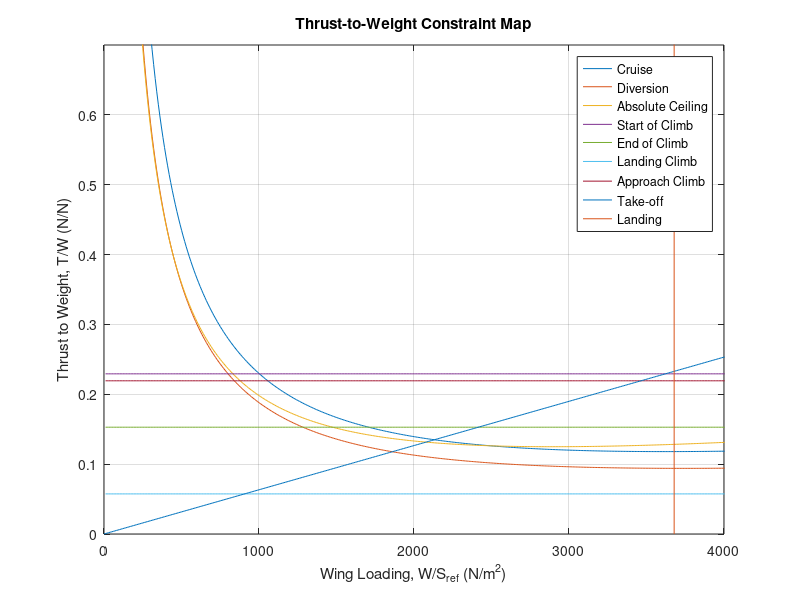
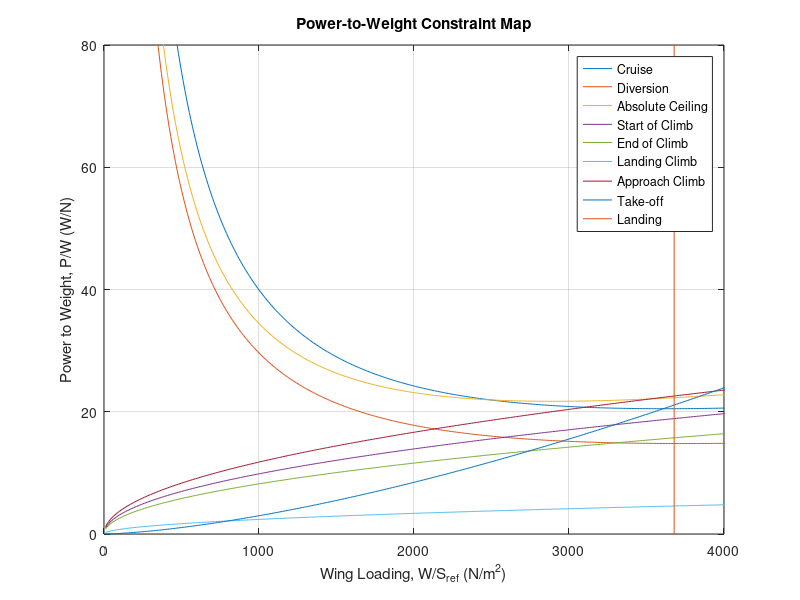

Write MATLAB code to recreate these figures, in order.
% Housekeeping
clear
clc
close all

%% Parameter Definition
% Specification
range   = 1200000; % m
bfl     = 1400; % m

range_diversion = 300000; % m ASSUMED
loiter_time     = 1200; % s
service_ceiling = 30000; % ft
climb_rate_service_ceiling = 100 * 0.00508; % ms^-1

% Assumed
rho             = 1.13; % on ground (2 000 ft)
rho_cruise      = 0.55; % 25k ft
rho_diversion   = 0.55; % 25k ft
rho_ServCeil    = 0.44; % 30k ft
V_cruise        = 139; % ms^1
V_diversion     = 126; % ms^1
V_ServCeil      = 139; % ms_1
AR              = 8.5;
e               = 0.79;
L_D_max         = 16.2; % Clean config
CLmax_climb2    = 1.5; % Clean config
CLmax_climb3    = 2.7; % Full flaps
CLmax_climb1    = 0.8 * CLmax_climb3; % TO flaps
CLmax_climb4    = CLmax_climb1; % Approach flaps
C_D0            = pi*AR*e / (2*L_D_max)^2;
c_cruise        = 0.000305; % Power specific fuel consumption, kg (W s)^-1
c_diversion     = 0.000305; % Power specific fuel consumption, kg (W s)^-1
c_loiter        = 2/3 * c_cruise; % Power specific fuel consumption, kg (W s)^-1
g               = 9.81; % ms^-2
eta_p           = 0.8; % Propeller efficiency

V_md_loiter     = 100; % Minimum drag speed at loiter altitude, ms^-1 DUMMY
x_loiter_speed  = 2/(3^(-3/4) + 3^(1/4)); % Term to maximise endurance

del_CD.UC       = 0.02;
del_CD.TO_flaps = 0.02;
del_CD.L_flaps   = -0.07;
del_e.UC        = -0.05;
del_e.TO_flaps  = -0.05;
del_e.L_flaps   = -0.010;

% Wing loading array
W_S = linspace(0,10000,1000);

%% Calculated Values
% Fuel weight fractions
w_frac.takeoff      = 0.975;
w_frac.climb        = 0.98;
w_frac.cruise       = 0.817;
w_frac.goAround     = 0.985;
w_frac.landing      = 0.99;
w_frac.diversion    = 0.975; % SUBJECT TO CHANGE
w_frac.loiter       = 0.968;

w_frac_at.cruise    = w_frac.takeoff * w_frac.climb;
w_frac_at.landing   = 0.77;
w_frac_at.diversion = w_frac_at.cruise * w_frac.cruise * w_frac.landing * ...
    w_frac.goAround;
w_frac_at.loiter    = w_frac_at.diversion * w_frac.diversion;
wf_w0               = 1.01 * (1 - w_frac_at.loiter * w_frac.loiter * w_frac.landing);

% Thrust lapse fractions
t_frac_at.cruise = 0.5;
t_frac_at.diversion = 0.5;
t_frac_at.loiter = 0.8;
t_frac_at.ground = 0.85;

% Dirty configurations
CD_climb1   = C_D0 + del_CD.TO_flaps;
CD_climb2   = C_D0;
CD_climb3   = C_D0 + del_CD.UC + del_CD.L_flaps;
CD_climb4   = C_D0 + del_CD.UC + del_CD.TO_flaps;
e_climb1    = e + del_e.TO_flaps;
e_climb2    = e;
e_climb3    = e + del_e.UC + del_e.L_flaps;
e_climb4    = e + del_e.UC + del_e.TO_flaps;

% T/O and Landing
TOP             = bfl * 3.2084 / 37.5;
sigma_ground    = 0.93; % 2 000 ft
LDA             = bfl;
S_a             = 305; % m


%% Constraint Equations
% BFL
% T_W.bfl = W_S / (sigma_ground*CLmax_climb1*TOP) / 47.88;
T_W.bfl = t_frac_at.ground * (0.297 - 0.019 * 2) * W_S/(bfl*1.15*CLmax_climb1);
P_W.bfl = 1.2.*sqrt(W_S/(0.5*rho*CLmax_climb1/1.1^2)) / eta_p .* T_W.bfl;

% Cruise
T_W.cruise = w_frac_at.cruise/t_frac_at.cruise * (0.5*rho_cruise*V_cruise^2*C_D0./(w_frac_at.cruise*W_S)...
    + w_frac_at.cruise*W_S/(0.5*rho_cruise*V_cruise^2*pi*AR*e));
P_W.cruise = V_cruise / eta_p .* T_W.cruise;

% Diversion
T_W.diversion = w_frac_at.diversion/t_frac_at.diversion * (0.5*rho_diversion*V_diversion^2*C_D0./(w_frac_at.diversion*W_S)...
    + w_frac_at.diversion*W_S/(0.5*rho_diversion*V_diversion^2*pi*AR*e));
P_W.diversion = V_diversion / eta_p .* T_W.diversion;

% Loiter


% Landing
W_S_landing = 1/w_frac_at.landing * (0.6*LDA-S_a) * CLmax_climb3 / 0.51;

% Absolute Ceiling
T_W.ServCeil = w_frac_at.cruise/t_frac_at.cruise * (1/V_ServCeil * climb_rate_service_ceiling + ...
    0.5*rho_ServCeil*V_ServCeil^2*C_D0./(w_frac_at.cruise*W_S)...
    + w_frac_at.cruise*W_S/(0.5*rho_ServCeil*V_ServCeil^2*pi*AR*e));
P_W.ServCeil = V_ServCeil / eta_p .* T_W.ServCeil;

% Climb 1 - OEI, gear up, TO flaps, MTOW, 1.2 V_Stall
T_W.Climb1 = 2 * (1./(1.2*sqrt(W_S/(0.5*rho*CLmax_climb1))) * ...
    1.2.*sqrt(W_S/(0.5*rho*CLmax_climb1)) * sin(atan(0.012)) + ...
    0.5*rho*(1.2*sqrt(W_S/(0.5*rho*CLmax_climb1))).^2*CD_climb1./W_S...
    + W_S/(0.5*rho*(1.2*sqrt(W_S/(0.5*rho*CLmax_climb1))).^2*pi*AR*e_climb1));
P_W.Climb1 = 1.2.*sqrt(W_S/(0.5*rho*CLmax_climb1)) / eta_p .* T_W.Climb1;

% Climb 2 - OEI, gear up, flaps up, 1.25 V_Stall
T_W.Climb2 = 2 * (1./(1.25*sqrt(W_S/(0.5*rho*CLmax_climb2))) * ...
    1.25.*sqrt(W_S/(0.5*rho*CLmax_climb1)) * sin(atan(0.012))+ ...
    0.5*rho*(1.25*sqrt(W_S/(0.5*rho*CLmax_climb2))).^2*CD_climb2./W_S...
    + W_S/(0.5*rho*(1.25*sqrt(W_S/(0.5*rho*CLmax_climb2))).^2*pi*AR*e_climb2));
P_W.Climb2 = 1.25.*sqrt(W_S/(0.5*rho*CLmax_climb2)) / eta_p .* T_W.Climb2;

% Climb 3 - AEO, go-around, gear down, landing flaps, max landing weight, 1.3
% V_Stall
T_W.Climb3 = w_frac_at.landing * (1./(1.3*sqrt(W_S/(0.5*rho*CLmax_climb3))) * ...
    1.3.*sqrt(W_S/(0.5*rho*CLmax_climb1)) * sin(atan(0.032))+ ...
    0.5*rho*(1.3*sqrt(W_S/(0.5*rho*CLmax_climb3))).^2*CD_climb3./(w_frac_at.landing*W_S)...
    + w_frac_at.landing*W_S/(0.5*rho*(1.3*sqrt(W_S/(0.5*rho*CLmax_climb3))).^2*pi*AR*e_climb3));
P_W.Climb3 = 1.3.*sqrt(W_S/(0.5*rho*CLmax_climb3)) / eta_p .* T_W.Climb3;

% Climb 4 - OEI, gear down, approach flaps, 1.5 V_Stall
T_W.Climb4 = 2 * w_frac_at.landing*(1./(1.5*sqrt(W_S/(0.5*rho*CLmax_climb4))) * ...
    1.5.*sqrt(W_S/(0.5*rho*CLmax_climb1)) * sin(atan(0.021))+ ...
    0.5*rho*(1.5*sqrt(W_S/(0.5*rho*CLmax_climb4))).^2*CD_climb4./(w_frac_at.landing*W_S)...
    + w_frac_at.landing*W_S/(0.5*rho*(1.5*sqrt(W_S/(0.5*rho*CLmax_climb4))).^2*pi*AR*e_climb4));
P_W.Climb4 = 1.5.*sqrt(W_S/(0.5*rho*CLmax_climb4)) / eta_p .* T_W.Climb4;

%% Plot Configuration
figure()
plot(W_S,T_W.cruise,'DisplayName','Cruise')
hold on
plot(W_S,T_W.diversion,'DisplayName','Diversion')
plot(W_S,T_W.ServCeil,'DisplayName','Absolute Ceiling')
plot(W_S, T_W.Climb1,'DisplayName','Start of Climb')
plot(W_S, T_W.Climb2,'DisplayName','End of Climb')
plot(W_S, T_W.Climb3,'DisplayName','Landing Climb')
plot(W_S, T_W.Climb4,'DisplayName','Approach Climb')
plot(W_S,T_W.bfl,'DisplayName','Take-off')
plot([W_S_landing, W_S_landing],[0, 10],'DisplayName','Landing')
hold off
ylim([0,0.7])
xlim([0,4000])
title('Thrust-to-Weight Constraint Map')
xlabel('Wing Loading, W/S_{ref} (N/m^2)')
ylabel('Thrust to Weight, T/W (N/N)')
legend
grid on

figure()
grid on
plot(W_S,P_W.cruise,'DisplayName','Cruise')
hold on
plot(W_S,P_W.diversion,'DisplayName','Diversion')
plot(W_S,P_W.ServCeil,'DisplayName','Absolute Ceiling')
plot(W_S, P_W.Climb1,'DisplayName','Start of Climb')
plot(W_S, P_W.Climb2,'DisplayName','End of Climb')
plot(W_S, P_W.Climb3,'DisplayName', 'Landing Climb')
plot(W_S, P_W.Climb4,'DisplayName','Approach Climb')
plot(W_S,P_W.bfl,'DisplayName','Take-off')
plot([W_S_landing, W_S_landing],[0, 150],'DisplayName','Landing')
hold off
ylim([0,80])
xlim([0,4000])
title('Power-to-Weight Constraint Map')
xlabel('Wing Loading, W/S_{ref} (N/m^2)')
ylabel('Power to Weight, P/W (W/N)')
legend
grid on
